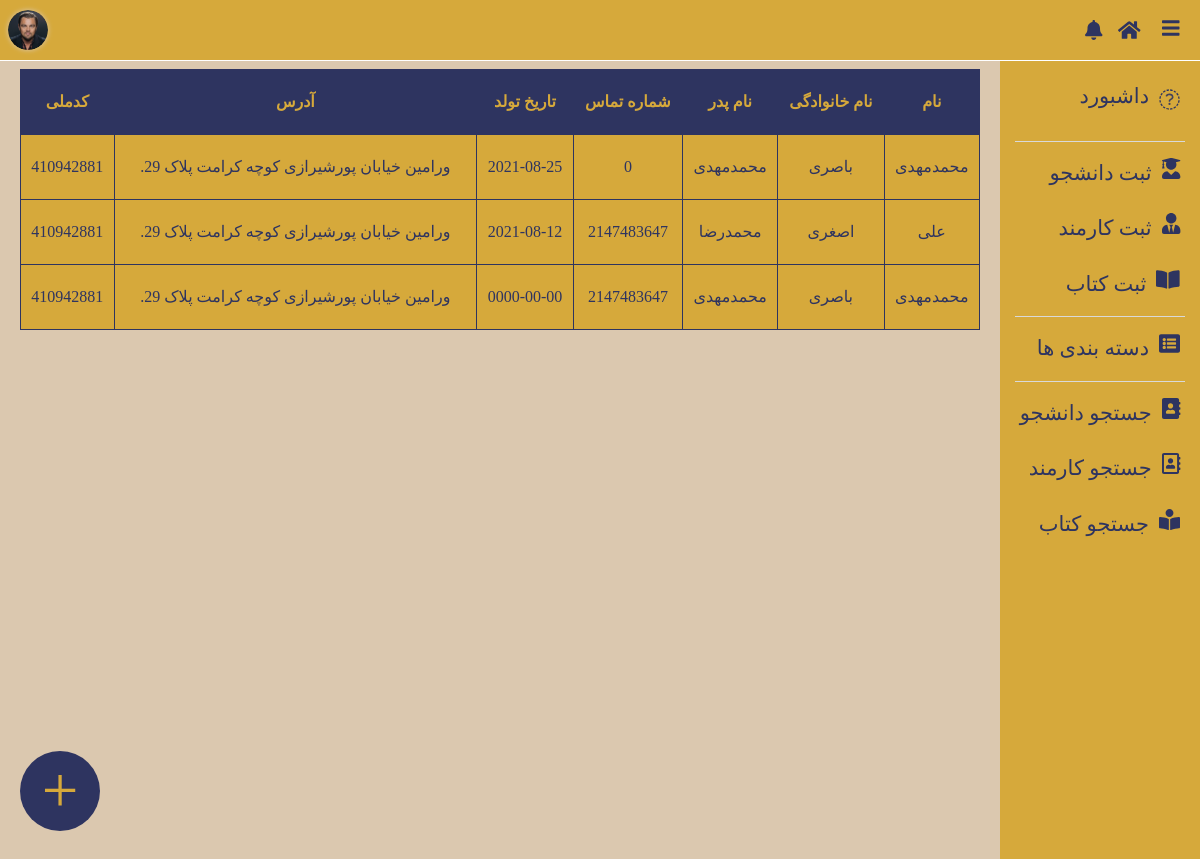
The app's page /assest/php/all-workers.php with its own data.
### tables this page shows
CREATE TABLE `colors` (
  `id` int(3) NOT NULL,
  `bg-color` varchar(255) NOT NULL,
  `panel-color` varchar(255) NOT NULL,
  `text-color` varchar(255) NOT NULL
);

CREATE TABLE `workers` (
  `id` int(11) NOT NULL,
  `firstname` varchar(50) NOT NULL,
  `lastname` varchar(50) NOT NULL,
  `father-name` varchar(50) NOT NULL,
  `date` date NOT NULL,
  `phone` int(50) NOT NULL,
  `national-code` int(50) NOT NULL,
  `adress` varchar(50) NOT NULL
);

### assest/php/colors.php (called while the page is built, shortened)
<?php
$conn = mysqli_connect('localhost', 'root', '', 'library');
$colors = "SELECT * FROM `colors`";
$colors_query = mysqli_query($conn, $colors);
$rowcolor = mysqli_fetch_assoc($colors_query);
$panel = $rowcolor['panel-color'];
$text = $rowcolor['text-color'];
?>

### assest/php/all-workers.php (the view, shortened to what this page needs)
<?php
$conn = mysqli_connect('localhost', 'root', '', 'library');
$select = "SELECT * FROM `workers`";
$sql = mysqli_query($conn, $select);
include "colors.php";
?>
<!DOCTYPE html>
<html class="h-100">
<head>
  <link rel="stylesheet" href="../bootstrap/bootstrap.css" />
</head>
<body dir="rtl" style="background-color: <?php echo $rowcolor['bg-color'] ?>;">
  <?php
  include "cms-header.php";
  ?>
  <div class="d-flex h-100">
    <?php include "cms.php" ?>
    <div class="bg-wite m-4 mx-auto" id="content">
      <div class="table-responsive">
        <table class="table text-center my-2 table-bordered" style="border: 1px solid <?php echo $text ?>;">
          <thead style="background-color: <?php echo $text ?>; color: <?php echo $panel ?>;">
            <tr>
              <th>نام</th>
              <th>نام خانوادگی</th>
              <th>نام پدر</th>
              <th>شماره تماس</th>
              <th>تاریخ تولد</th>
              <th>آدرس</th>
              <th>کدملی</th>
            </tr>
          </thead>
          <tbody class="align-items-center" style="background-color: <?php echo $panel ?>; color: <?php echo $text ?>;">
            <?php
            while ($row = $sql->fetch_assoc()) {
              echo ('<tr>' .
                '<td>' . $row['firstname'] . '</td>'
                . '<td>' . $row['lastname'] . '</td>'
                . '<td>' . $row['father-name'] . '</td>'
                . '<td>' . $row['phone'] . '</td>' .
                '<td>' . $row['date'] . '</td>' .
                '<td>' . $row['adress'] . '</td>' .
                '<td>' . $row['national-code'] . '</td>' .
                '</tr>');
            }
            ?>
          </tbody>
        </table>
      </div>
    </div>
  </div>
</body>
<div id="btn-plus">
  <a href="add-worker.php" class="text-center" style="background-color: <?php echo $text ?>; color: <?php echo $panel ?>;">
    <h1 class="my-auto">+</h1>
  </a>
</div>
</html>

### records on screen
workers: firstname "محمدمهدی", lastname "باصری", value "محمدمهدی", phone "0", date "2021-08-25", adress "ورامین خیابان پورشیرازی کوچه کرامت پلاک 29.", value "410942881"
workers: firstname "علی", lastname "اصغری", value "محمدرضا", phone "2147483647", date "2021-08-12", adress "ورامین خیابان پورشیرازی کوچه کرامت پلاک 29.", value "410942881"
workers: firstname "محمدمهدی", lastname "باصری", value "محمدمهدی", phone "2147483647", date "0000-00-00", adress "ورامین خیابان پورشیرازی کوچه کرامت پلاک 29.", value "410942881"
